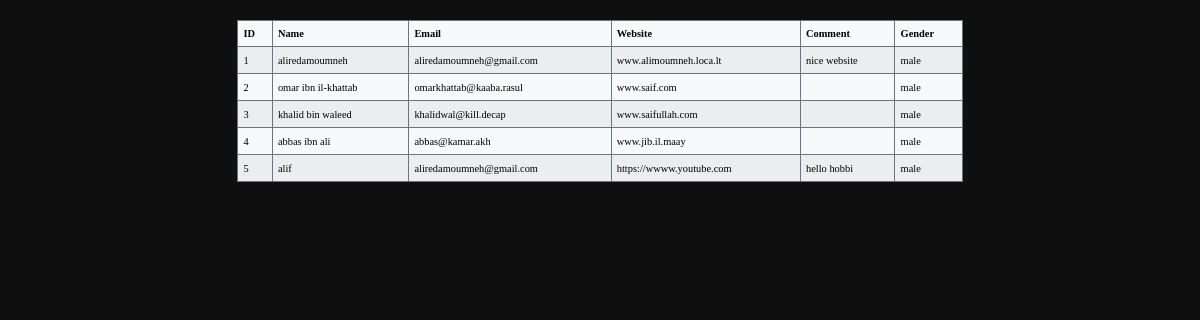
/p10/v2/view.php, run on the app's committed database.
### tables this page shows
CREATE TABLE users (
			    id INTEGER PRIMARY KEY AUTOINCREMENT,
			    name TEXT NOT NULL,
			    email TEXT NOT NULL,
			    website TEXT,
			    comment TEXT,
			    gender TEXT NOT NULL
			);

### p10/v2/view.php (the view, shortened to what this page needs)
<?php require("head.php"); ?>
<div class="container">
    <table class="table table-striped table-light table-bordered border-secondary" style="margin-top:30px;">
        <thead>
            <tr>
                <th scope="col">ID</th>
                <th scope="col">Name</th>
                <th scope="col">Email</th>
                <th scope="col">Website</th>
                <th scope="col">Comment</th>
                <th scope="col">Gender</th>
            </tr>
        </thead>
        <tbody>
            <?php
            $db = new SQLite3('db.db');
            $query = "SELECT * FROM users";
            $result = $db->query($query);
            while ($row = $result->fetchArray()) {
                $id = $row['id'];
                $name = $row['name'];
                $email = $row['email'];
                $website = $row['website'];
                $comment = $row['comment'];
                $gender = $row['gender'];
                echo "<tr>";
                echo "<td  scope='row'>$id</td>";
                echo "<td>$name</td>";
                echo "<td>$email</td>";
                echo "<td>$website</td>";
                echo "<td>$comment</td>";
                echo "<td>$gender</td>";
                echo "</tr>";
            }
            ?>
        </tbody>
    </table>
</div>
<?php require("foot.php"); ?>

### p10/v2/head.php (shortened to what this page needs)
<!DOCTYPE HTML>
<html lang="en">
	<head>
		<link href="https://cdn.jsdelivr.net/npm/bootstrap@5.0.2/dist/css/bootstrap.min.css" rel="stylesheet">
		<link rel="stylesheet" href="design.css">
	</head>
	<body>

### p10/v2/foot.php
	</body>
</html>

### p10/v2/design.css (style rules this page uses)
* { margin: 0; padding: 0; box-sizing: border-box; }
body { display: inline; zoom: 0.65; color: #F1F1F1; background-color: #0F0F0F; font-family: "jetbrains mono"; }

### data on the page
users: id "1", name "aliredamoumneh", email "aliredamoumneh@gmail.com", website "www.alimoumneh.loca.lt", comment "nice website", gender "male"
users: id "2", name "omar ibn il-khattab", email "omarkhattab@kaaba.rasul", website "www.saif.com", gender "male"
users: id "3", name "khalid bin waleed", email "khalidwal@kill.decap", website "www.saifullah.com", gender "male"
users: id "4", name "abbas ibn ali", email "abbas@kamar.akh", website "www.jib.il.maay", gender "male"
users: id "5", name "alif", email "aliredamoumneh@gmail.com", website "https://wwww.youtube.com", comment "hello hobbi", gender "male"
